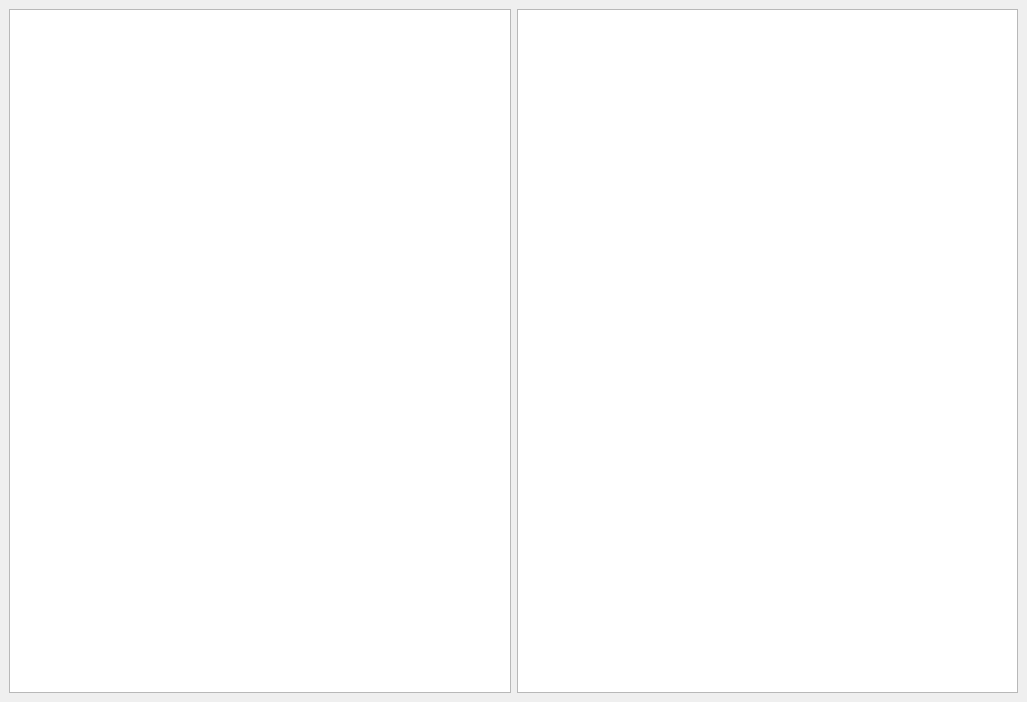
<?xml version="1.0" encoding="UTF-8"?>
<ui version="4.0">
 <class>MainWindow</class>
 <widget class="QMainWindow" name="MainWindow">
  <property name="geometry">
   <rect>
    <x>0</x>
    <y>0</y>
    <width>1027</width>
    <height>702</height>
   </rect>
  </property>
  <property name="acceptDrops">
   <bool>false</bool>
  </property>
  <property name="windowTitle">
   <string>MainWindow</string>
  </property>
  <widget class="QWidget" name="centralwidget">
   <property name="acceptDrops">
    <bool>false</bool>
   </property>
   <layout class="QHBoxLayout" name="horizontalLayout">
    <item>
     <widget class="QTreeView" name="dirView">
      <property name="sizeIncrement">
       <size>
        <width>0</width>
        <height>0</height>
       </size>
      </property>
      <property name="horizontalScrollBarPolicy">
       <enum>Qt::ScrollBarAsNeeded</enum>
      </property>
      <property name="sizeAdjustPolicy">
       <enum>QAbstractScrollArea::AdjustToContents</enum>
      </property>
      <property name="dragEnabled">
       <bool>true</bool>
      </property>
      <property name="dragDropMode">
       <enum>QAbstractItemView::DragOnly</enum>
      </property>
      <property name="defaultDropAction">
       <enum>Qt::CopyAction</enum>
      </property>
      <property name="alternatingRowColors">
       <bool>true</bool>
      </property>
      <property name="selectionMode">
       <enum>QAbstractItemView::ExtendedSelection</enum>
      </property>
      <property name="sortingEnabled">
       <bool>true</bool>
      </property>
     </widget>
    </item>
    <item>
     <widget class="QTreeView" name="selection">
      <property name="sizeIncrement">
       <size>
        <width>0</width>
        <height>0</height>
       </size>
      </property>
      <property name="sizeAdjustPolicy">
       <enum>QAbstractScrollArea::AdjustToContents</enum>
      </property>
      <property name="dragEnabled">
       <bool>true</bool>
      </property>
      <property name="dragDropMode">
       <enum>QAbstractItemView::DragDrop</enum>
      </property>
      <property name="defaultDropAction">
       <enum>Qt::CopyAction</enum>
      </property>
      <property name="alternatingRowColors">
       <bool>true</bool>
      </property>
      <property name="selectionMode">
       <enum>QAbstractItemView::ExtendedSelection</enum>
      </property>
      <property name="sortingEnabled">
       <bool>true</bool>
      </property>
     </widget>
    </item>
   </layout>
  </widget>
 </widget>
 <resources/>
 <connections/>
</ui>
